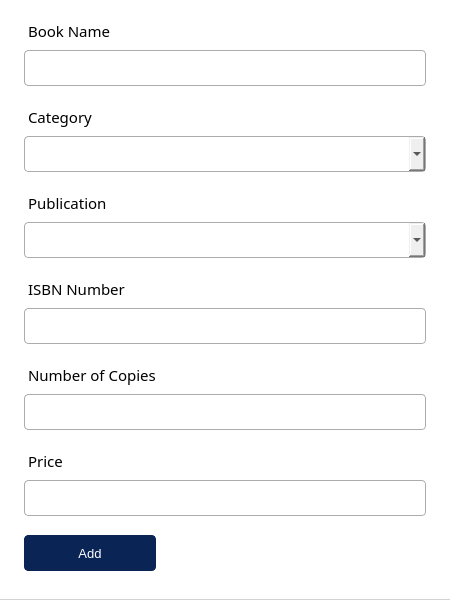
<?xml version="1.0" encoding="UTF-8"?>
<ui version="4.0">
 <class>AddBookDialog</class>
 <widget class="QDialog" name="AddBookDialog">
  <property name="geometry">
   <rect>
    <x>0</x>
    <y>0</y>
    <width>450</width>
    <height>600</height>
   </rect>
  </property>
  <property name="sizePolicy">
   <sizepolicy hsizetype="Fixed" vsizetype="Preferred">
    <horstretch>0</horstretch>
    <verstretch>0</verstretch>
   </sizepolicy>
  </property>
  <property name="minimumSize">
   <size>
    <width>450</width>
    <height>600</height>
   </size>
  </property>
  <property name="maximumSize">
   <size>
    <width>450</width>
    <height>600</height>
   </size>
  </property>
  <property name="windowTitle">
   <string>Add Book</string>
  </property>
  <layout class="QVBoxLayout" name="verticalLayout">
   <property name="spacing">
    <number>0</number>
   </property>
   <property name="leftMargin">
    <number>0</number>
   </property>
   <property name="topMargin">
    <number>0</number>
   </property>
   <property name="rightMargin">
    <number>0</number>
   </property>
   <property name="bottomMargin">
    <number>0</number>
   </property>
   <item>
    <widget class="QFrame" name="bookFrame">
     <property name="sizePolicy">
      <sizepolicy hsizetype="Preferred" vsizetype="Preferred">
       <horstretch>0</horstretch>
       <verstretch>0</verstretch>
      </sizepolicy>
     </property>
     <property name="minimumSize">
      <size>
       <width>0</width>
       <height>0</height>
      </size>
     </property>
     <property name="maximumSize">
      <size>
       <width>16777215</width>
       <height>16777215</height>
      </size>
     </property>
     <property name="styleSheet">
      <string notr="true">

QFrame{
background-color: white;
border-bottom: 1px solid lightgray;
}

QLabel{
border: none;
border-bottom-left-radius: 0px;
border-bottom-right-radius: 0px;
margin-top: 12px;
}

QLineEdit{
color: black;
border: 1px solid rgb(172, 172, 172);
border-radius: 4px;
padding-left: 12px;
}

QLineEdit:hover{
border-color: rgb(91, 192, 222);
}

QComboBox{
color: black;
border: 1px solid rgb(172, 172, 172);
border-radius: 4px;
padding-left: 12px;
}

QComboBox:hover{
border-color: rgb(91, 192, 222);
}




</string>
     </property>
     <layout class="QVBoxLayout" name="verticalLayout_4">
      <property name="spacing">
       <number>0</number>
      </property>
      <property name="leftMargin">
       <number>24</number>
      </property>
      <property name="topMargin">
       <number>0</number>
      </property>
      <property name="rightMargin">
       <number>24</number>
      </property>
      <property name="bottomMargin">
       <number>0</number>
      </property>
      <item>
       <widget class="QLabel" name="bookNameLabel">
        <property name="sizePolicy">
         <sizepolicy hsizetype="Preferred" vsizetype="Fixed">
          <horstretch>0</horstretch>
          <verstretch>0</verstretch>
         </sizepolicy>
        </property>
        <property name="minimumSize">
         <size>
          <width>0</width>
          <height>36</height>
         </size>
        </property>
        <property name="maximumSize">
         <size>
          <width>16777215</width>
          <height>36</height>
         </size>
        </property>
        <property name="font">
         <font>
          <family>Segoe UI Semibold</family>
          <pointsize>11</pointsize>
          <bold>false</bold>
         </font>
        </property>
        <property name="styleSheet">
         <string notr="true">color: rgb(0, 0, 0);</string>
        </property>
        <property name="text">
         <string>Book Name</string>
        </property>
       </widget>
      </item>
      <item>
       <widget class="QLineEdit" name="bookNameLE">
        <property name="minimumSize">
         <size>
          <width>0</width>
          <height>36</height>
         </size>
        </property>
        <property name="maximumSize">
         <size>
          <width>16777215</width>
          <height>36</height>
         </size>
        </property>
        <property name="font">
         <font>
          <pointsize>10</pointsize>
         </font>
        </property>
        <property name="styleSheet">
         <string notr="true"/>
        </property>
       </widget>
      </item>
      <item>
       <widget class="QLabel" name="categoryLabel">
        <property name="sizePolicy">
         <sizepolicy hsizetype="Preferred" vsizetype="Fixed">
          <horstretch>0</horstretch>
          <verstretch>0</verstretch>
         </sizepolicy>
        </property>
        <property name="minimumSize">
         <size>
          <width>0</width>
          <height>36</height>
         </size>
        </property>
        <property name="maximumSize">
         <size>
          <width>16777215</width>
          <height>36</height>
         </size>
        </property>
        <property name="font">
         <font>
          <family>Segoe UI Semibold</family>
          <pointsize>11</pointsize>
          <bold>false</bold>
         </font>
        </property>
        <property name="styleSheet">
         <string notr="true">color: rgb(0, 0, 0);</string>
        </property>
        <property name="text">
         <string>Category</string>
        </property>
       </widget>
      </item>
      <item>
       <widget class="QComboBox" name="categoryCB">
        <property name="minimumSize">
         <size>
          <width>0</width>
          <height>36</height>
         </size>
        </property>
        <property name="maximumSize">
         <size>
          <width>16777215</width>
          <height>36</height>
         </size>
        </property>
        <property name="font">
         <font>
          <family>Poppins Medium</family>
          <pointsize>10</pointsize>
          <bold>false</bold>
         </font>
        </property>
       </widget>
      </item>
      <item>
       <widget class="QLabel" name="publicationLabel">
        <property name="sizePolicy">
         <sizepolicy hsizetype="Preferred" vsizetype="Fixed">
          <horstretch>0</horstretch>
          <verstretch>0</verstretch>
         </sizepolicy>
        </property>
        <property name="minimumSize">
         <size>
          <width>0</width>
          <height>36</height>
         </size>
        </property>
        <property name="maximumSize">
         <size>
          <width>16777215</width>
          <height>36</height>
         </size>
        </property>
        <property name="font">
         <font>
          <family>Segoe UI Semibold</family>
          <pointsize>11</pointsize>
          <bold>false</bold>
         </font>
        </property>
        <property name="styleSheet">
         <string notr="true">color: rgb(0, 0, 0);</string>
        </property>
        <property name="text">
         <string>Publication</string>
        </property>
       </widget>
      </item>
      <item>
       <widget class="QComboBox" name="publicationCB">
        <property name="minimumSize">
         <size>
          <width>0</width>
          <height>36</height>
         </size>
        </property>
        <property name="maximumSize">
         <size>
          <width>16777215</width>
          <height>36</height>
         </size>
        </property>
        <property name="font">
         <font>
          <family>Poppins Medium</family>
          <pointsize>10</pointsize>
          <bold>false</bold>
         </font>
        </property>
       </widget>
      </item>
      <item>
       <widget class="QLabel" name="isbnLabel">
        <property name="sizePolicy">
         <sizepolicy hsizetype="Preferred" vsizetype="Fixed">
          <horstretch>0</horstretch>
          <verstretch>0</verstretch>
         </sizepolicy>
        </property>
        <property name="minimumSize">
         <size>
          <width>0</width>
          <height>36</height>
         </size>
        </property>
        <property name="maximumSize">
         <size>
          <width>16777215</width>
          <height>36</height>
         </size>
        </property>
        <property name="font">
         <font>
          <family>Segoe UI Semibold</family>
          <pointsize>11</pointsize>
          <bold>false</bold>
         </font>
        </property>
        <property name="styleSheet">
         <string notr="true">color: rgb(0, 0, 0);</string>
        </property>
        <property name="text">
         <string>ISBN Number</string>
        </property>
       </widget>
      </item>
      <item>
       <widget class="QLineEdit" name="isbnLE">
        <property name="minimumSize">
         <size>
          <width>0</width>
          <height>36</height>
         </size>
        </property>
        <property name="maximumSize">
         <size>
          <width>16777215</width>
          <height>36</height>
         </size>
        </property>
        <property name="font">
         <font>
          <pointsize>10</pointsize>
         </font>
        </property>
        <property name="styleSheet">
         <string notr="true"/>
        </property>
       </widget>
      </item>
      <item>
       <widget class="QLabel" name="numberOfCopiesLabel">
        <property name="sizePolicy">
         <sizepolicy hsizetype="Preferred" vsizetype="Fixed">
          <horstretch>0</horstretch>
          <verstretch>0</verstretch>
         </sizepolicy>
        </property>
        <property name="minimumSize">
         <size>
          <width>0</width>
          <height>36</height>
         </size>
        </property>
        <property name="maximumSize">
         <size>
          <width>16777215</width>
          <height>36</height>
         </size>
        </property>
        <property name="font">
         <font>
          <family>Segoe UI Semibold</family>
          <pointsize>11</pointsize>
          <bold>false</bold>
         </font>
        </property>
        <property name="styleSheet">
         <string notr="true">color: rgb(0, 0, 0);</string>
        </property>
        <property name="text">
         <string>Number of Copies</string>
        </property>
       </widget>
      </item>
      <item>
       <widget class="QLineEdit" name="numOfCopiesLE">
        <property name="minimumSize">
         <size>
          <width>0</width>
          <height>36</height>
         </size>
        </property>
        <property name="maximumSize">
         <size>
          <width>16777215</width>
          <height>36</height>
         </size>
        </property>
        <property name="font">
         <font>
          <pointsize>10</pointsize>
         </font>
        </property>
        <property name="styleSheet">
         <string notr="true"/>
        </property>
       </widget>
      </item>
      <item>
       <widget class="QLabel" name="priceLabel">
        <property name="sizePolicy">
         <sizepolicy hsizetype="Preferred" vsizetype="Fixed">
          <horstretch>0</horstretch>
          <verstretch>0</verstretch>
         </sizepolicy>
        </property>
        <property name="minimumSize">
         <size>
          <width>0</width>
          <height>36</height>
         </size>
        </property>
        <property name="maximumSize">
         <size>
          <width>16777215</width>
          <height>36</height>
         </size>
        </property>
        <property name="font">
         <font>
          <family>Segoe UI Semibold</family>
          <pointsize>11</pointsize>
          <bold>false</bold>
         </font>
        </property>
        <property name="styleSheet">
         <string notr="true">color: rgb(0, 0, 0);</string>
        </property>
        <property name="text">
         <string>Price</string>
        </property>
       </widget>
      </item>
      <item>
       <widget class="QLineEdit" name="priceLE">
        <property name="minimumSize">
         <size>
          <width>0</width>
          <height>36</height>
         </size>
        </property>
        <property name="maximumSize">
         <size>
          <width>16777215</width>
          <height>36</height>
         </size>
        </property>
        <property name="font">
         <font>
          <pointsize>10</pointsize>
         </font>
        </property>
        <property name="styleSheet">
         <string notr="true"/>
        </property>
       </widget>
      </item>
      <item>
       <widget class="QPushButton" name="bookSubmitBtn">
        <property name="sizePolicy">
         <sizepolicy hsizetype="Fixed" vsizetype="Fixed">
          <horstretch>0</horstretch>
          <verstretch>0</verstretch>
         </sizepolicy>
        </property>
        <property name="minimumSize">
         <size>
          <width>132</width>
          <height>60</height>
         </size>
        </property>
        <property name="maximumSize">
         <size>
          <width>132</width>
          <height>60</height>
         </size>
        </property>
        <property name="font">
         <font>
          <pointsize>10</pointsize>
          <fontweight>DemiBold</fontweight>
         </font>
        </property>
        <property name="styleSheet">
         <string notr="true">QPushButton{
color: rgb(255, 255, 255);
background-color: rgb(10, 36, 86);
border: 1px solid rgb(10, 36, 86);
border-radius: 4px;
margin-top: 12px;
margin-bottom: 12px;
}

QPushButton:hover{
color: rgb(255, 255, 255);
background-color: rgb(8, 29, 69);
border: 1px solid rgb(8, 29, 69);
border-radius: 4px;
}</string>
        </property>
        <property name="text">
         <string>Add</string>
        </property>
       </widget>
      </item>
     </layout>
    </widget>
   </item>
  </layout>
 </widget>
 <resources/>
 <connections/>
</ui>
